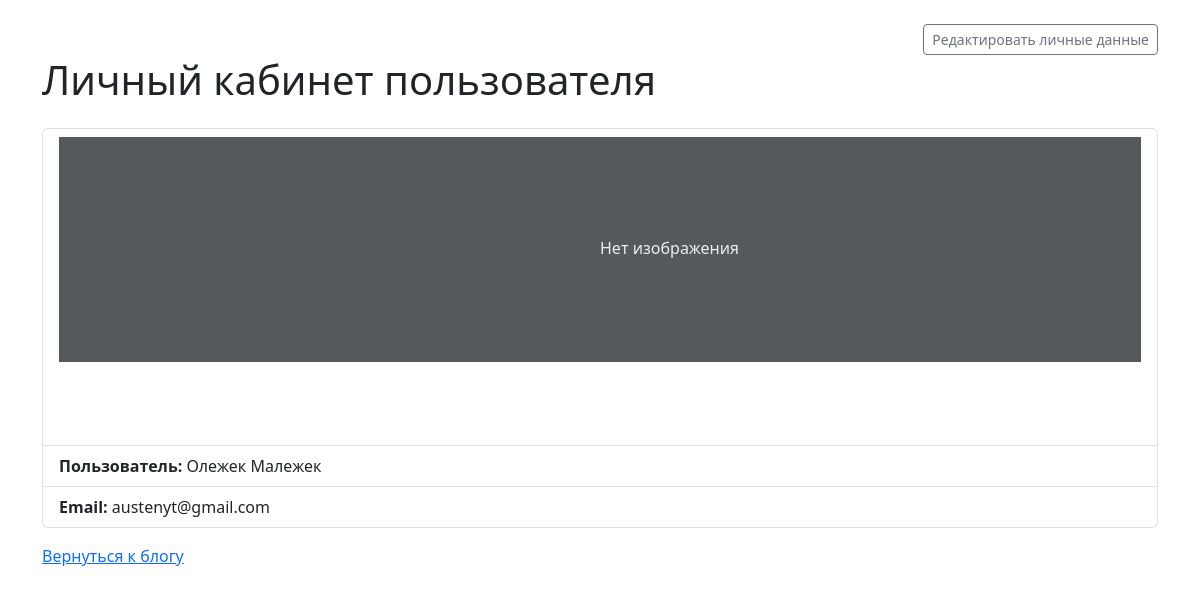
The app's page /profile (signed in), older data.
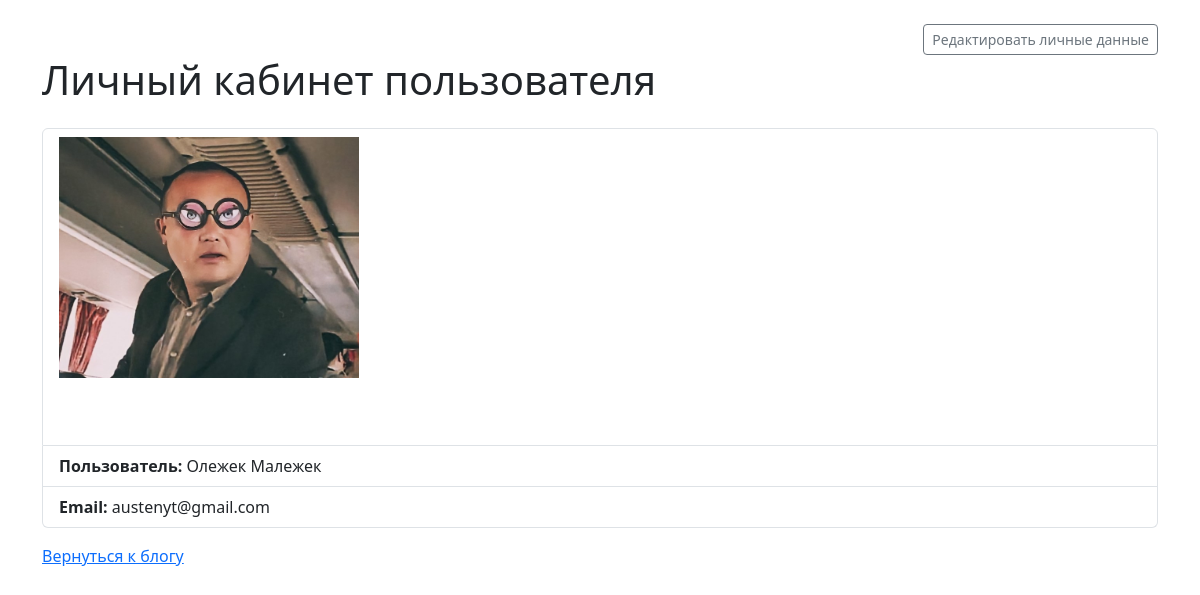
The same page, newer data.
### models.py (models this page shows)
class Base(Model):
    class Meta:
        database = db

class User(Base):
    first_name = CharField()
    last_name = CharField()
    email = CharField(unique=True)
    password_hash = CharField()
    image_path = CharField(null=True)

### app.py (the view)
@app.route('/profile', methods=['GET'])
def profile():
    if session.get('user_id'):
        user = User.get_or_none(User.id == session['user_id'])
    else:
        user = None
    return render_template('profile.html', user=user)

### app.py (called while the page is built)
@app.before_request
def get_user():
    user_id = session.get('user_id')
    if user_id:
        user = User.get_or_none(User.id == user_id)
    else:
        user = None
    request.user = user

### templates/profile.html (shortened to what this page needs)
<!DOCTYPE html>
<html lang="ru">
<head>
    <link href="https://cdn.jsdelivr.net/npm/bootstrap@5.3.0/dist/css/bootstrap.min.css" rel="stylesheet"/>
</head>
<body>
<div class="container mt-4">
    <div class="header-with-button">
        <h1 class="mb-4">Личный кабинет пользователя</h1>
        <a href="{{ url_for('edit_user', user_id=user.id) }}"
           class="btn btn-sm btn-outline-secondary edit-button">Редактировать личные данные</a>
    </div>
    <ul class="list-group">
        <li class="list-group-item">
            <div class="image-container" style="min-height:300px;">
                {% if user.image_path %}
                <img src="/{{ user.image_path }}" alt="Image" class="img-fluid" style="max-width:300px;">
                {% else %}
                <svg class="bd-placeholder-img card-img-top" width="300" height="225"
                     xmlns="http://www.w3.org/2000/svg"
                     role="img" aria-label="Placeholder: Thumbnail" preserveAspectRatio="xMidYMid slice"
                     focusable="false">
                    <text x="50%" y="50%" fill="#eceeef" dy=".3em">Нет изображения</text>
                </svg>
                {% endif %}
            </div>
        <li class="list-group-item"><strong>Пользователь:</strong> {{ user.first_name }} {{ user.last_name }}</li>
        <li class="list-group-item"><strong>Email:</strong> {{ user.email }}</li>
        </li>
    </ul>
    <p class="mt-3"><a href="{{ url_for('index') }}">Вернуться к блогу</a></p>
</div>
</body>
</html>

### templates/profile.html (style rules this page uses)
.header-with-button { position: relative; padding-top: 2rem; }
.edit-button { position: absolute; top: 0; right: 0; }

Row changes from the older to the newer data that the page shows:
changed User "Олежек": image_path: picture added
Text that changed along with them:
text no longer shown: "Нет изображения"
